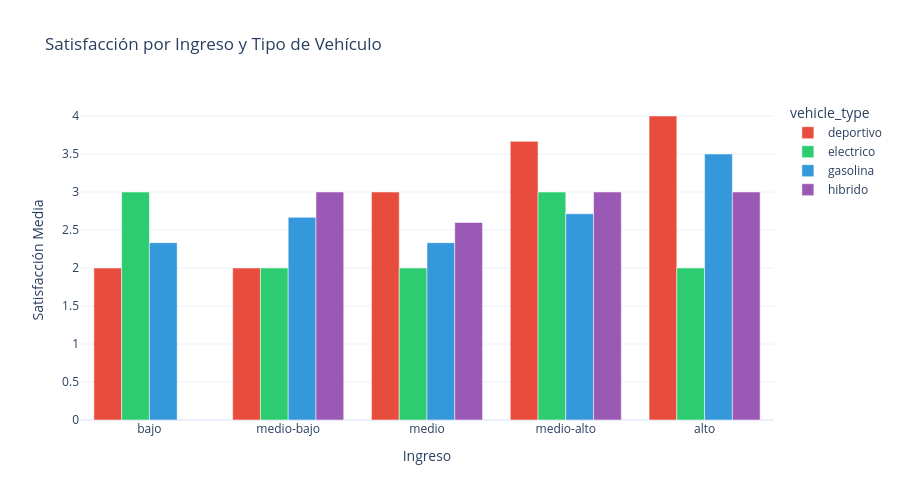

Notebook code cell kept with this figure:
### Markdown cell above
## 5. Satisfacción por segmento demográfico

### Code cell
if 'income_bracket' in data.columns:
    income_order = ['bajo', 'medio-bajo', 'medio', 'medio-alto', 'alto']
    sat_data = data.groupby(['income_bracket', 'vehicle_type'])['satisfaction_score'].mean().reset_index()

    fig = px.bar(
        sat_data, x='income_bracket', y='satisfaction_score', color='vehicle_type',
        barmode='group', title='Satisfacción por Ingreso y Tipo de Vehículo',
        labels={'income_bracket': 'Ingreso', 'satisfaction_score': 'Satisfacción Media'},
        color_discrete_map=colors, template='plotly_white',
        category_orders={'income_bracket': income_order},
    )
    fig.update_layout(height=500)
    fig.show()

### Figure 1 — Plotly figure (JSON) as saved in the notebook; plotly's stock layout.template omitted (floating-point values rounded to 4 significant figures)
{"data": [{"alignmentgroup": "True", "hovertemplate": "vehicle_type=deportivo<br>Ingreso=%{x}<br>Satisfacción Media=%{y}<extra></extra>", "legendgroup": "deportivo", "marker": {"color": "#e74c3c", "pattern": {"shape": ""}}, "name": "deportivo", "offsetgroup": "deportivo", "orientation": "v", "showlegend": true, "textposition": "auto", "type": "bar", "x": ["alto", "bajo", "medio", "medio-alto", "medio-bajo"], "xaxis": "x", "y": [4.0, 2.0, 3.0, 3.667, 2.0], "yaxis": "y"}, {"alignmentgroup": "True", "hovertemplate": "vehicle_type=electrico<br>Ingreso=%{x}<br>Satisfacción Media=%{y}<extra></extra>", "legendgroup": "electrico", "marker": {"color": "#2ecc71", "pattern": {"shape": ""}}, "name": "electrico", "offsetgroup": "electrico", "orientation": "v", "showlegend": true, "textposition": "auto", "type": "bar", "x": ["alto", "bajo", "medio", "medio-alto", "medio-bajo"], "xaxis": "x", "y": [2.0, 3.0, 2.0, 3.0, 2.0], "yaxis": "y"}, {"alignmentgroup": "True", "hovertemplate": "vehicle_type=gasolina<br>Ingreso=%{x}<br>Satisfacción Media=%{y}<extra></extra>", "legendgroup": "gasolina", "marker": {"color": "#3498db", "pattern": {"shape": ""}}, "name": "gasolina", "offsetgroup": "gasolina", "orientation": "v", "showlegend": true, "textposition": "auto", "type": "bar", "x": ["alto", "bajo", "medio", "medio-alto", "medio-bajo"], "xaxis": "x", "y": [3.5, 2.333, 2.333, 2.714, 2.667], "yaxis": "y"}, {"alignmentgroup": "True", "hovertemplate": "vehicle_type=hibrido<br>Ingreso=%{x}<br>Satisfacción Media=%{y}<extra></extra>", "legendgroup": "hibrido", "marker": {"color": "#9b59b6", "pattern": {"shape": ""}}, "name": "hibrido", "offsetgroup": "hibrido", "orientation": "v", "showlegend": true, "textposition": "auto", "type": "bar", "x": ["alto", "medio", "medio-alto", "medio-bajo"], "xaxis": "x", "y": [3.0, 2.6, 3.0, 3.0], "yaxis": "y"}], "layout": {"barmode": "group", "height": 500, "legend": {"title": {"text": "vehicle_type"}, "tracegroupgap": 0}, "title": {"text": "Satisfacción por Ingreso y Tipo de Vehículo"}, "xaxis": {"anchor": "y", "categoryarray": ["bajo", "medio-bajo", "medio", "medio-alto", "alto"], "categoryorder": "array", "domain": [0, 1], "title": {"text": "Ingreso"}}, "yaxis": {"anchor": "x", "domain": [0, 1], "title": {"text": "Satisfacción Media"}}}}
